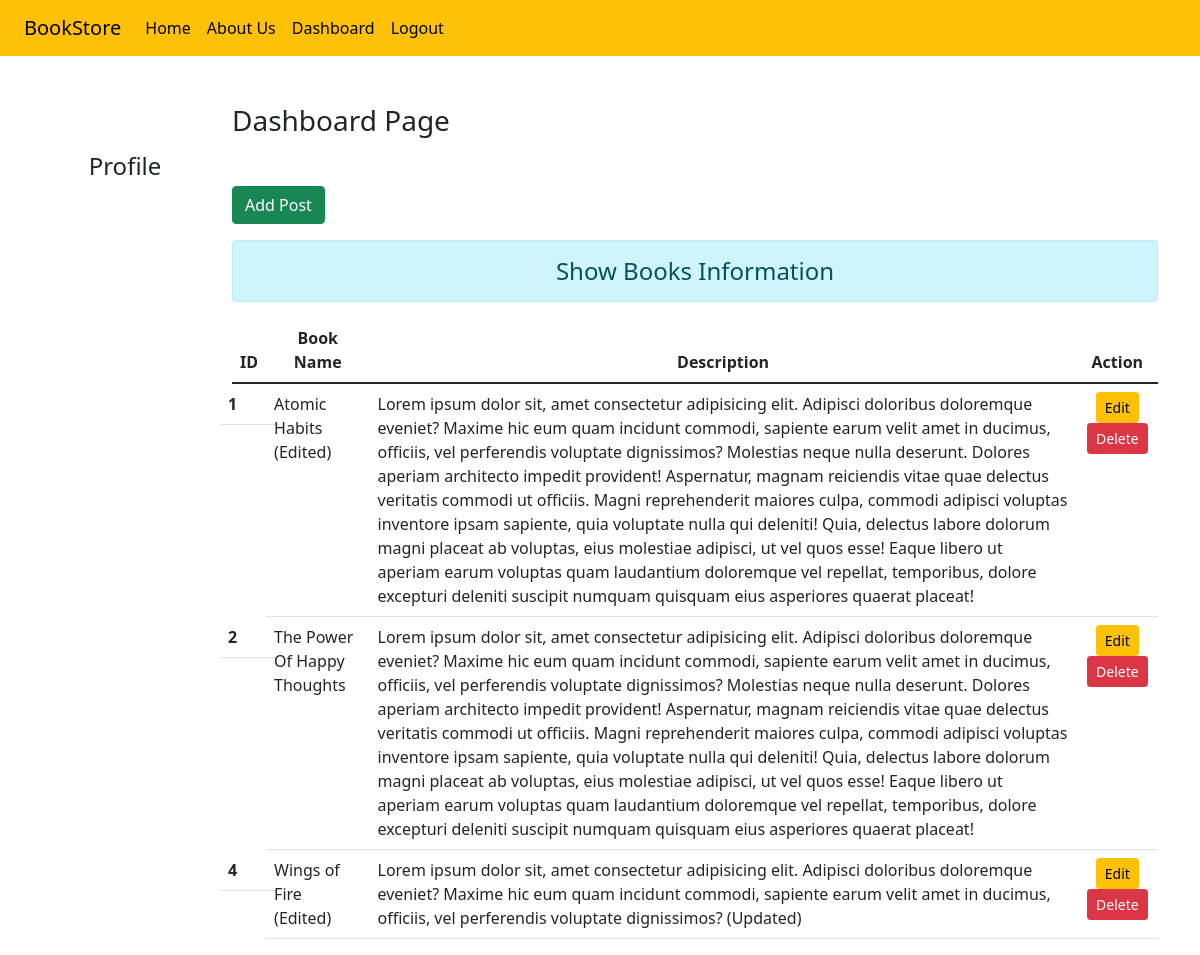
The page /dashboard/ (signed in) on the database its author committed.
### storeapp/models.py (models this page shows)
class Post(models.Model):
    id = models.IntegerField(primary_key=True)
    book_name=models.CharField(max_length=70)
    book_desc=models.TextField()

### storeapp/views.py (the view)
# urls.py: path('dashboard/',views.dashboard,name='dashboard'),
def dashboard(request):
    if request.user.is_authenticated:
        posts =Post.objects.all()
        user = request.user
        full_name=user.get_full_name()
        groups = user.groups.all()
        return render(request,'storeapp/dashboard.html',{'posts':posts,'full_name':full_name,'groups':groups})
    else:
        return render(request,'storeapp/dashboard.html')

### storeapp/templates/storeapp/dashboard.html (shortened to what this page needs)
{% extends 'storeapp/base.html' %}
{% load static %}
{% block side %}
<div class="col-sm-2 my-5 text-center">
    <h4 class="my-5">Profile</h4>
</div>
{% endblock side %}
{% block content %}
<div class="col-sm-10">
    <h3 class="my-5">Dashboard Page</h3>
    <a href="{% url 'addpost'%}" class="btn btn-success">Add Post</a>
    <h4 class="text-center alert alert-info mt-3">Show Books Information</h4>
    {% if posts %}
    <table class="table table-hover">
        <thead>
          <tr class="text-center">
            <th scope="col">ID</th>
            <th scope="col">Book Name</th>
            <th scope="col">Description</th>
            <th scope="col">Action</th>
          </tr>
        </thead>
        <tbody>
            {% for post in posts %}
    <tr>
        <th class="row">
            {{post.id}}
        </th>
        <td>{{post.book_name}}</td>
        <td>{{post.book_desc}}</td>
        <td class="text-center">
            <a href="{% url 'updatepost' post.id %}" class="btn btn-warning btn-sm">Edit</a>
            <form action="{% url 'deletepost' post.id %}" method="post" class="d-inline">
                <input type="submit" class="btn btn-danger btn-sm"  value="Delete">
            </form>
        </td>
    </tr>
    {% endfor %}
        </tbody>
      </table>
      {% endif %}
</div>
{% endblock content %}

### storeapp/templates/storeapp/base.html (shortened to what this page needs)
<!DOCTYPE html>
{% load static %}
<html lang="en">
<head>
    <link rel="stylesheet" href="{% static 'storeapp/css/bootstrap.min.css'%}">
</head>
<body>
    <div class="container-fluid bg-warning">
        {% include 'storeapp/navbar.html' %}
    </div>
    <div class="container">
        <div class="row">
            {% block side %}
            {% endblock side %}
            {% block content %}
            {% endblock content %}
        </div>
    </div>
</body>
</html>

### storeapp/templates/storeapp/navbar.html (shortened to what this page needs)
<nav class="navbar navbar-expand-lg navbar-light bg-warning">
    <div class="container-fluid">
      <a class="navbar-brand text-black" href="#">BookStore</a>
      <div class="collapse navbar-collapse" id="navbarNav">
        <ul class="navbar-nav">
          <li class="nav-item">
            <a class="nav-link active text-black" aria-current="page" href="/">Home</a>
          </li>
          <li class="nav-item">
            <a class="nav-link text-black" href="{% url 'about' %}">About Us</a>
          </li>
          {% if request.user.is_authenticated %}
          <li class="nav-item">
            <a class="nav-link text-black" href="{% url 'dashboard' %}">Dashboard</a>
          </li>
          <li class="nav-item">
            <a class="nav-link text-black" href="{% url 'logout' %}">Logout</a>
          </li>
          {% endif %}
        </ul>
      </div>
    </div>
  </nav>

### rows shown on the page
Post: id "1", book_name "Atomic Habits (Edited)", book_desc "Lorem ipsum dolor sit, amet consectetur adipisicing elit. Adipisci doloribus doloremque eveniet? Maxime hic eum quam incidunt commodi, sapiente earum velit amet in ducimus, officiis, vel perferendis voluptate dignissimos? Molestias neque nulla deserunt. Dolores aperiam architecto impedit provident! Aspernatur, magnam reiciendis vitae quae delectus veritatis commodi ut officiis. Magni reprehenderit maiores culpa, commodi adipisci voluptas inventore ipsam sapiente, quia voluptate nulla qui deleniti! Quia, delectus labore dolorum magni placeat ab voluptas, eius molestiae adipisci, ut vel quos esse! Eaque libero ut aperiam earum voluptas quam laudantium doloremque vel repellat, temporibus,…"
Post: id "2", book_name "The Power Of Happy Thoughts", book_desc "Lorem ipsum dolor sit, amet consectetur adipisicing elit. Adipisci doloribus doloremque eveniet? Maxime hic eum quam incidunt commodi, sapiente earum velit amet in ducimus, officiis, vel perferendis voluptate dignissimos? Molestias neque nulla deserunt. Dolores aperiam architecto impedit provident! Aspernatur, magnam reiciendis vitae quae delectus veritatis commodi ut officiis. Magni reprehenderit maiores culpa, commodi adipisci voluptas inventore ipsam sapiente, quia voluptate nulla qui deleniti! Quia, delectus labore dolorum magni placeat ab voluptas, eius molestiae adipisci, ut vel quos esse! Eaque libero ut aperiam earum voluptas quam laudantium doloremque vel repellat, temporibus,…"
Post: id "4", book_name "Wings of Fire (Edited)", book_desc "Lorem ipsum dolor sit, amet consectetur adipisicing elit. Adipisci doloribus doloremque eveniet? Maxime hic eum quam incidunt commodi, sapiente earum velit amet in ducimus, officiis, vel perferendis voluptate dignissimos? (Updated)"
